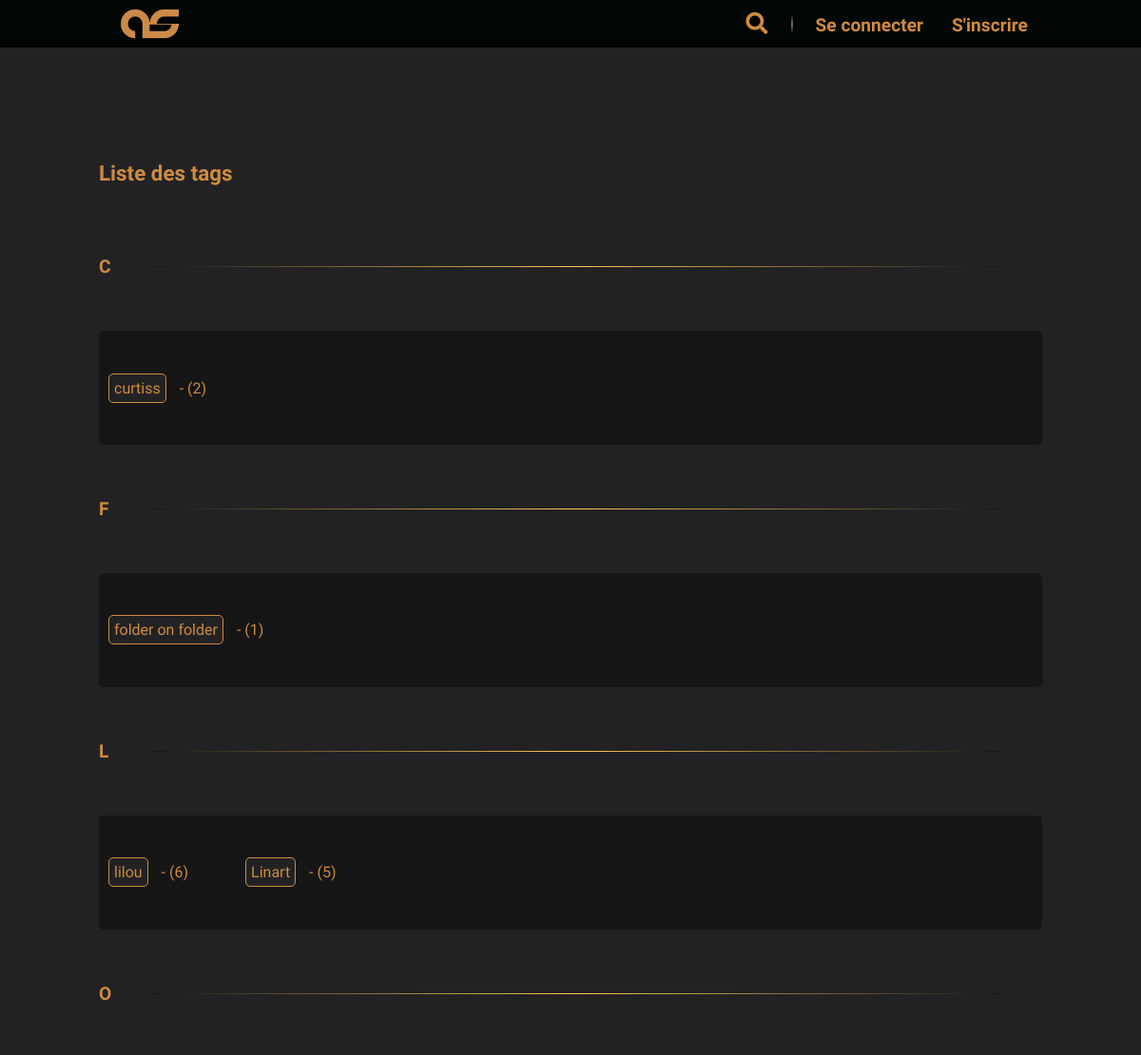
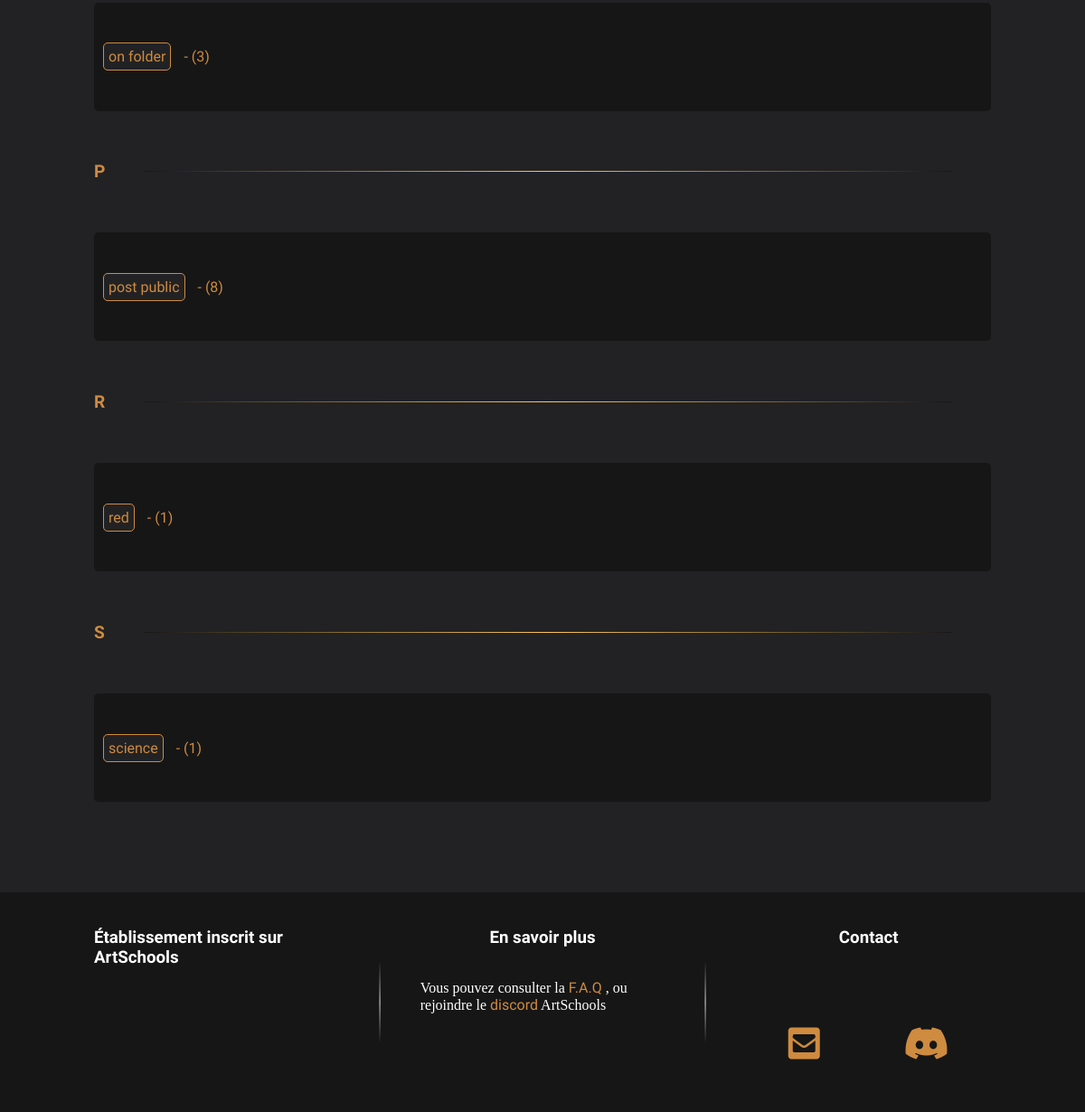
/P5_01_Code/index.php?action=listTags, run on the app's committed database (2 pictures, top to bottom).
### tables this page shows
CREATE TABLE IF NOT EXISTS `as_tag` (
  `id` int(11) NOT NULL AUTO_INCREMENT,
  `name` varchar(355) NOT NULL,
  `tagCount` int(11) NOT NULL DEFAULT 0,
  PRIMARY KEY (`id`)
);

### P5_01_Code/model/RenderView.php (called while the page is built, shortened)
<?php
class RenderView
{
    public static function render(string $template, string $view, array $data = null)
    {
        require 'view/' . $view;
    }
}

### P5_01_Code/controller/Frontend.php (called while the page is built, shortened)
<?php
class Frontend extends Controller
{
    public function listTags()
    {
        $TagsManager = new TagsManager();
        $tags = $TagsManager->sortByAlphabeticalOrder($TagsManager->get(null, 0, 'name'));
        RenderView::render('template.php', 'frontend/listTagsView.php', ['tags' => $tags]);
    }
}

### P5_01_Code/model/Database.php (called while the page is built, shortened)
<?php
abstract class Database
{
    protected static $db;
    protected function getConnection()
    {
        if (empty(self::$db)) {
            self::$db = new \PDO(self::DB_HOST, self::DB_LOGIN, self::DB_PASSWORD, self::DB_ERRMODE);
            return self::$db;
        } else {
            return self::$db;
        }
    }
    public function sql($req, array $parameters = null)
    {
        $q = $this->getConnection()->prepare($req);
        $q->execute();
        return $q;
    }
}

### P5_01_Code/model/TagsManager.php (called while the page is built, shortened)
<?php
class TagsManager extends Database
{
    public static $TABLE_NAME = 'as_tag';
    public function get(int $limit = null, int $offset = 0, string $orderBy = 'tagCount DESC')
    {
        if (!empty($limit)) {
            $q = $this->sql(
                'SELECT *
                FROM ' . static::$TABLE_NAME . '
                ORDER BY ' . $orderBy . '
                LIMIT :limit OFFSET :offset',
                [':limit' => $limit, ':offset' => $offset]
            );
        } else {
            $q = $this->sql(
                'SELECT *
                FROM ' . static::$TABLE_NAME . '
                ORDER BY ' . $orderBy
            );
        }
        $result = $q->fetchAll();
        return $result;
    }
}

### P5_01_Code/view/frontend/listTagsView.php (the view)
<section id="listTagsView" class="container">
    <h1>Liste des tags</h1>
    <?php
    foreach ($data['tags'] as $letter => $arrTags) {
        ?>
        <div class="tagsCategory">
            <h2><?=$letter?></h2>
            <hr>
        </div>
        <div class="blockResult blockResultTag fullWidth">
        <?php
        foreach ($data['tags'][$letter] as $tag) {
            ?>
            <div>
                <a href="index.php?action=search&sortBy=tag&tag=<?=$tag['name']?>">
                    <span class="tag"><?=$tag['name']?></span>
                    <span>- (<?=$tag['tagCount']?>)</span>
                </a>
            </div>
            <?php
        }
        ?>
        </div>
        <?php
    }
    ?>
</section>

### P5_01_Code/public/css/styleGeneral.css (style rules this page uses)
body { margin: 0px; color: white; background-color: #222224; font-family: 'Slabo 27px', serif; }
h1 { font-size: 1.4em; color: #CF8B3F; }
h2 { font-size: 1.2em; color: #CF8B3F; }
h1, h2, h3, h4, h5, h6, caption { font-family: 'Asap', sans-serif; }
hr { background : linear-gradient(to right, #161617, #FFC652, #161617); border:none; height: 1px; width: 90%; }
section > h1 { text-align: left; }
a { text-decoration: none; color: #CF8B3F; font-family: 'Asap', sans-serif; }
.container { max-width: 90%; margin: auto; }
.fullWidth { width: 100%; }
.tag { border: solid 1px #CF8B3F; border-radius: 5px; background-color: #222224; margin: 10px; padding: 5px; cursor: pointer; transition: 0.15s linear; -webkit-transition: 0.15s linear; }
@media all and (min-width:992px) and (max-width:1200px) { .container { max-width: 992px; } }

### P5_01_Code/public/css/frontend/search.css (style rules this page uses)
.blockResult { display: flex; justify-content: flex-start; align-items: center; flex-wrap: wrap; }
.blockResult a { width: 100%; position: relative; }
.blockResultTag > div { display: flex; justify-content: center; align-items: center; margin-right: 50px; height: 80px; }
#listTagsView { padding: 100px 0; }
#listTagsView .blockResultTag { background-color: #161617; padding: 20px 0; border-radius: 5px; }
#listTagsView .blockResultTag a { width: auto; }
.tagsCategory { display: flex; justify-content: center; align-items: center; }
.tagsCategory h2 { padding: 40px 0; }

### data on the page
as_tag: name "curtiss", tagCount "2"
as_tag: name "folder on folder", tagCount "1"
as_tag: name "lilou", tagCount "6"
as_tag: name "Linart", tagCount "5"
as_tag: name "on folder", tagCount "3"
as_tag: name "post public", tagCount "8"
as_tag: name "red", tagCount "1"
as_tag: name "science", tagCount "1"

### other printed values
$letter "C"
$letter "F"
$letter "L"
$letter "O"
$letter "P"
$letter "R"
$letter "S"
